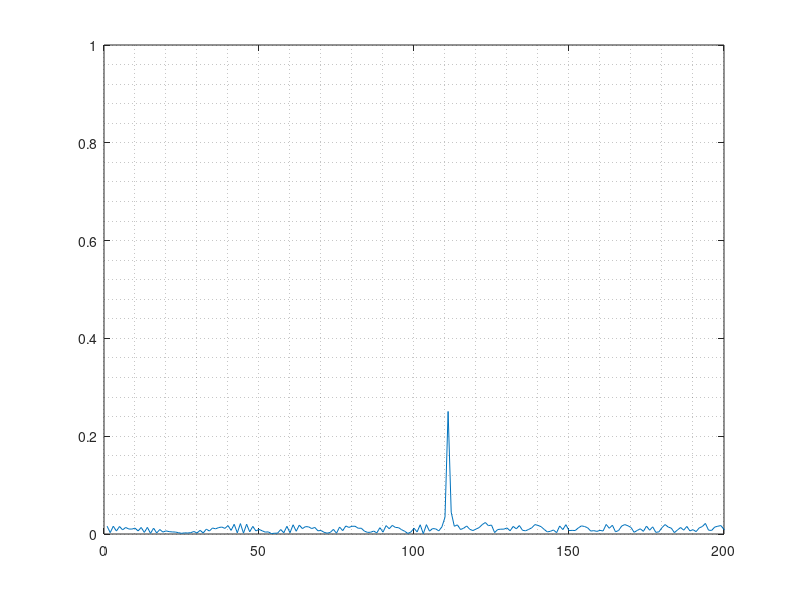
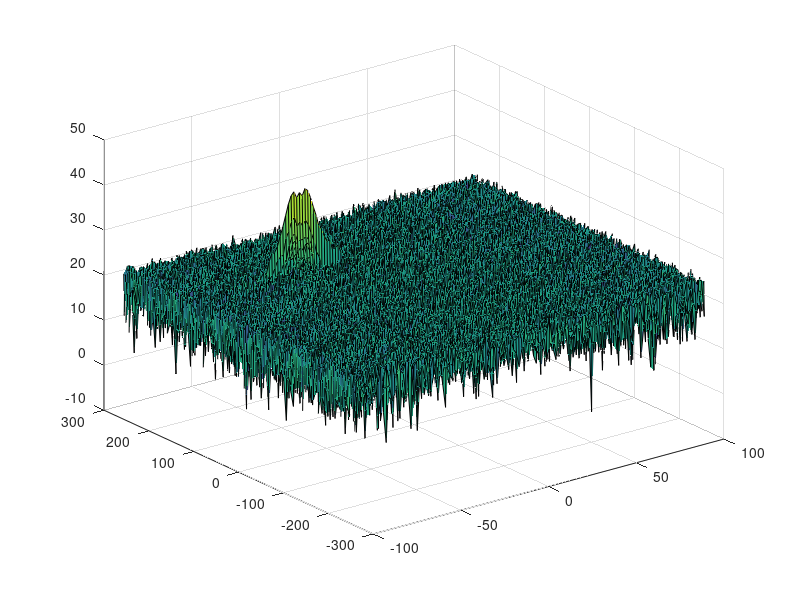
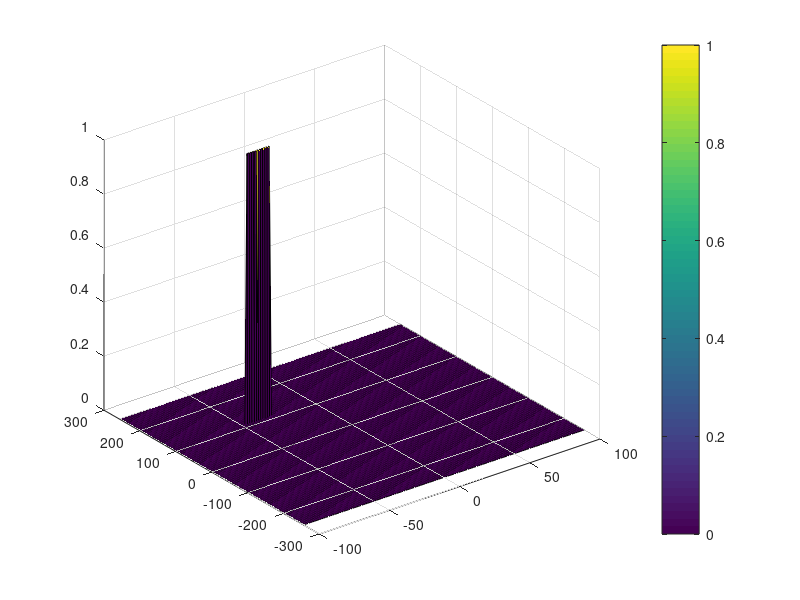

Reproduce these figures in MATLAB, in order.
clear
clc
close all

%% Radar Specifications 
%%%%%%%%%%%%%%%%%%%%%%%%%%%
% Frequency of operation = 77GHz
% Max Range = 200m
% Range Resolution = 1 m
% Max Velocity = 100 m/s
%%%%%%%%%%%%%%%%%%%%%%%%%%%

%speed of light = 3e8
%% User Defined Range and Velocity of target
% *%TODO* :
% define the target's initial position and velocity. Note : Velocity
% remains contant
x0 = 110;
v0 = -40;


%% FMCW Waveform Generation

%Design the FMCW waveform by giving the specs of each of its parameters.
% Calculate the Bandwidth (B), Chirp Time (Tchirp) and Slope (slope) of the FMCW
% chirp using the requirements above.
d_res = 1;
c = 3*10^8;
RMax = 200;

Bsweep = c/(2*d_res); %Bandwidth
Tchirp = 5.5*2*RMax/c; %chirp time
alpha = Bsweep/Tchirp; %slope of chirps

%Operating carrier frequency of Radar 
fc= 77e9;             %carrier freq

                                                          
%The number of chirps in one sequence. Its ideal to have 2^ value for the ease of running the FFT
%for Doppler Estimation. 
Nd=128;                   % #of doppler cells OR #of sent periods % number of chirps

%The number of samples on each chirp. 
Nr=1024;                  %for length of time OR # of range cells

% Timestamp for running the displacement scenario for every sample on each
% chirp
t=linspace(0,Nd*Tchirp,Nr*Nd); %total time for samples


%Creating the vectors for Tx, Rx and Mix based on the total samples input.
Tx=zeros(1,length(t)); %transmitted signal
Rx=zeros(1,length(t)); %received signal
Mix = zeros(1,length(t)); %beat signal

%Similar vectors for range_covered and time delay.
r_t=zeros(1,length(t));
td=zeros(1,length(t));


%% Signal generation and Moving Target simulation
% Running the radar scenario over the time. 

for i=1:length(t)         
    %For each time stamp update the Range of the Target for constant velocity. 
    r_t(i) = x0 + v0*t(i);
    td(i) = 2*r_t(i)/c;
    %For each time sample we need update the transmitted and
    %received signal. 
    
    Tx(i) = cos(2*pi*(fc*t(i)+alpha*t(i)^2/2));
    Rx(i) = cos(2*pi*(fc*(t(i)-td(i)) + (alpha*(t(i)-td(i))^2)/2));
    
    %Now by mixing the Transmit and Receive generate the beat signal
    %This is done by element wise matrix multiplication of Transmit and
    %Receiver Signal
    Mix(i) = Tx(i).*Rx(i);  %Beat Signal
    
end
%% RANGE MEASUREMENT

%reshape the vector into Nr*Nd array. Nr and Nd here would also define the size of
%Range and Doppler FFT respectively.

%run the FFT on the beat signal along the range bins dimension (Nr) and
%normalize.
sig_fft = fft(Mix,Nr)./Nr;

 % *%TODO* :
% Take the absolute value of FFT output
sig_fft = abs(sig_fft);

 % *%TODO* :
% Output of FFT is double sided signal, but we are interested in only one side of the spectrum.
% Hence we throw out half of the samples.
sig_fft = sig_fft(1:(Nr/2));


%plotting the range
figure ('Name','Range from First FFT')
%subplot(2,1,1)

 % *%TODO* :
 % plot FFT output 
plot(sig_fft); grid minor
axis ([0 200 0 1]);



%% RANGE DOPPLER RESPONSE
% The 2D FFT implementation is already provided here. This will run a 2DFFT
% on the mixed signal (beat signal) output and generate a range doppler
% map.You will implement CFAR on the generated RDM


% Range Doppler Map Generation.

% The output of the 2D FFT is an image that has reponse in the range and
% doppler FFT bins. So, it is important to convert the axis from bin sizes
% to range and doppler based on their Max values.

Mix=reshape(Mix,[Nr,Nd]);

% 2D FFT using the FFT size for both dimensions.
sig_fft2 = fft2(Mix,Nr,Nd);

% Taking just one side of signal from Range dimension.
sig_fft2 = sig_fft2(1:Nr/2,1:Nd);
sig_fft2 = fftshift (sig_fft2);
RDM = abs(sig_fft2);
RDM = 10*log10(RDM) ;

%use the surf function to plot the output of 2DFFT and to show axis in both
%dimensions
doppler_axis = linspace(-100,100,Nd);
range_axis = linspace(-200,200,Nr/2)*((Nr/2)/400);
figure,surf(doppler_axis,range_axis,RDM);

%% CFAR implementation

%Slide Window through the complete Range Doppler Map

% *%TODO* :
%Select the number of Training Cells in both the dimensions.
Tcr = 10;
Tcd = 4;

% *%TODO* :
%Select the number of Guard Cells in both dimensions around the Cell under 
%test (CUT) for accurate estimation
Gcr = 5;
Gcd = 2;

% *%TODO* :
% offset the threshold by SNR value in dB
offset = 1.35;

% *%TODO* :
%Create a vector to store noise_level for each iteration on training cells
noise_level = zeros(Nr/2-2*(Tcd+Gcd),Nd-2*(Tcr+Gcr));
gridSize = (2*Tcr+2*Gcr+1)*(2*Tcd+2*Gcd+1);
trainingCellsNum = gridSize-(2*Gcr+1)*(2*Gcd+1);

% *%TODO* :
%design a loop such that it slides the CUT across range doppler map by
%giving margins at the edges for Training and Guard Cells.
%For every iteration sum the signal level within all the training
%cells. To sum convert the value from logarithmic to linear using db2pow
%function. Average the summed values for all of the training
%cells used. After averaging convert it back to logarithimic using pow2db.
%Further add the offset to it to determine the threshold. Next, compare the
%signal under CUT with this threshold. If the CUT level > threshold assign
%it a value of 1, else equate it to 0.

CFAR_sig = zeros(size(RDM));


   % Use RDM[x,y] as the matrix from the output of 2D FFT for implementing
   % CFAR
for j=1:Nd-2*(Tcr+Gcr)
    for i=1:Nr/2-2*(Tcd+Gcd)
        %I want to extract only the Training cells. To do that, I at first get
        %the sliding patch and, after converting it to power from decibel,
        %I set to zero whatever it is not in the position of
        %training cells; the zero submatrix will not contribute to the sum
        %over the whole patch and, by dividing for the number of training 
        %cells I will get the noise mean level
        
        trainingCellsPatch = db2pow(RDM(i:i+2*(Tcd+Gcd),j:j+2*(Gcr+Tcr)));
        trainingCellsPatch(Tcd+1:end-Tcd,Tcr+1:end-Tcr) = 0;
        
        noise_level(i,j) = pow2db(sum(sum(trainingCellsPatch))/trainingCellsNum);
        sigThresh = noise_level(i,j)*offset;
        if RDM(i+(Tcd+Gcd),j+(Tcd+Gcr))>sigThresh
            CFAR_sig(i+(Tcd+Gcd),j+(Tcd+Gcr)) = 1;
        else
            CFAR_sig(i+(Tcd+Gcd),j+(Tcd+Gcr)) = 0;
        end
           
    end
end




% *%TODO* :
% The process above will generate a thresholded block, which is smaller 
%than the Range Doppler Map as the CUT cannot be located at the edges of
%matrix. Hence,few cells will not be thresholded. To keep the map size same
% set those values to 0. 
 


%not necessary





% *%TODO* :
%display the CFAR output using the Surf function like we did for Range
%Doppler Response output.
figure,surf(doppler_axis,range_axis,CFAR_sig);
colorbar;


 
 